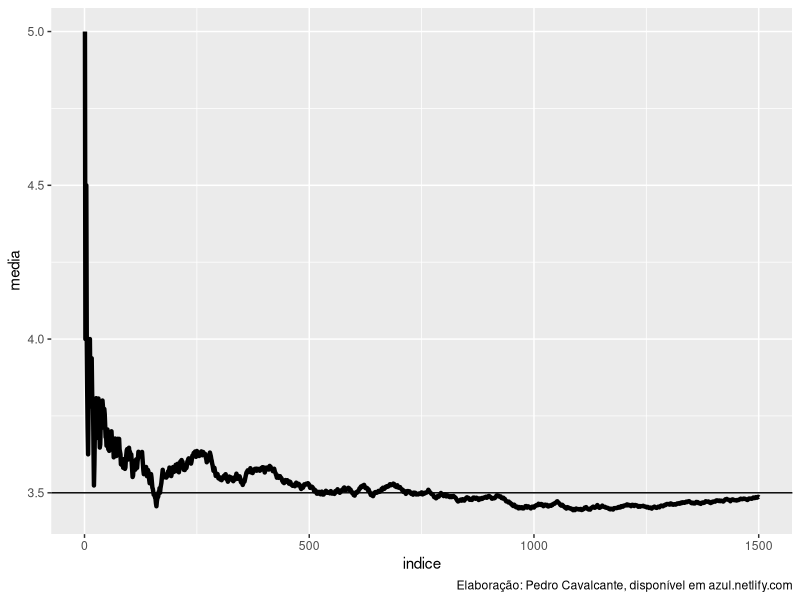
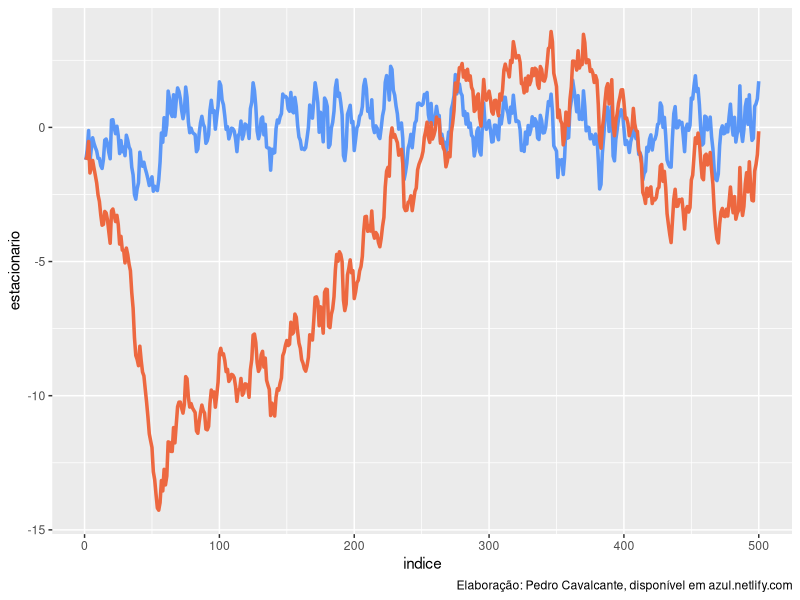

The R script that drew these images, in order:
## ---- chunk 1
library(TeachingDemos)
library(tidyverse)
library(gganimate)

set.seed(10)
n = 1500
numeros = dice(rolls = n, 
               ndice = 1)
numeros = numeros[[1]] # precisamos fazer isso porque a função dice() é louca
media = vector()

for(i in 1:n) {
  
  media[i] = mean(numeros[c(1:i)])
  #armazenamos a média das jogadas na i-ésima jogada
}

base = tibble(media = media,
              indice = seq(from = 1,
                           to = n,
                           by = 1))

base %>%
  ggplot(aes(x = indice, y = media)) +
  geom_line(size = 1.5) + 
  geom_hline(yintercept = 3.5) + # linha vertical na experança
  labs(caption = "Elaboração: Pedro Cavalcante, disponível em azul.netlify.com")

## ---- chunk 2
library(tidyverse)
set.seed(1234)

n = 500
inicial = rnorm(1)
inercia = .8

estacionario = vector()
estacionario[1] = inicial

n_estacionario = vector()
n_estacionario[1] = inicial

for(i in 2:n) {
  
  choque = rnorm(1, sd = .5)
  
estacionario[i] = estacionario[i-1] * inercia + choque  
n_estacionario[i] = n_estacionario[i-1] + choque

  }


AR = tibble::tibble(estacionario = estacionario,
            n_estacionario = n_estacionario,
            indice = seq(from = 1,
                           to = n,
                           by = 1))


AR %>%
  ggplot(aes(x = indice)) + 
  geom_line(aes(y = estacionario),
            size = 1.2,
            color = "#5b97f7") + 
  geom_line(aes(y = n_estacionario), 
            size = 1.2,
            color = "#ed6840") +
  labs(caption = "Elaboração: Pedro Cavalcante, disponível em azul.netlify.com")
